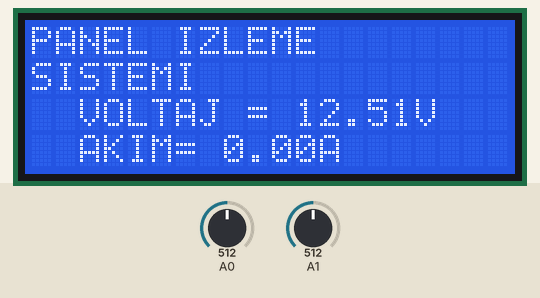
This sketch was run on a simulated Arduino Uno, built with avr-gcc and run on an emulated ATmega328P. On the bench: 20×4 character LCD. The test bench sets the inputs (shaded band); at power-on: A1 = 512, A0 = 512.

Above: at 1.2 s.
1.3 s: A1 set to 424
At 2.8 s:
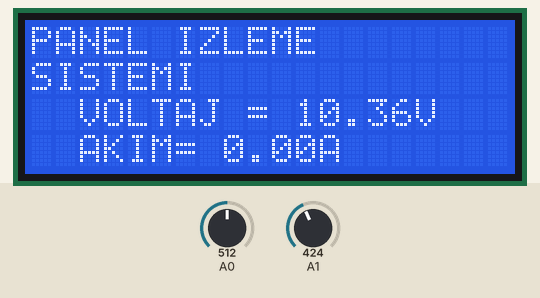
4.0 s: A1 set to 391
At 4.5 s:
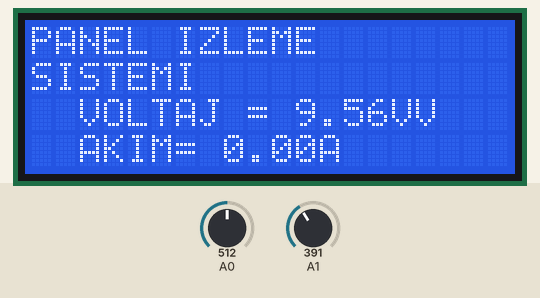
6.7 s: A0 set to 716
At 9.1 s:
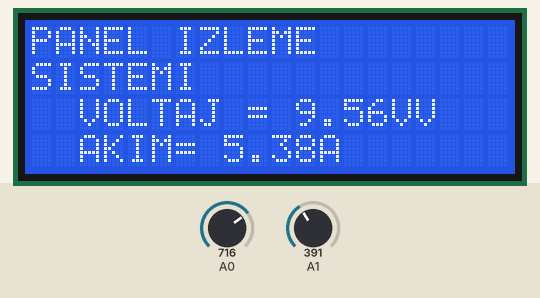
9.5 s: A0 set to 900
At 10.8 s:
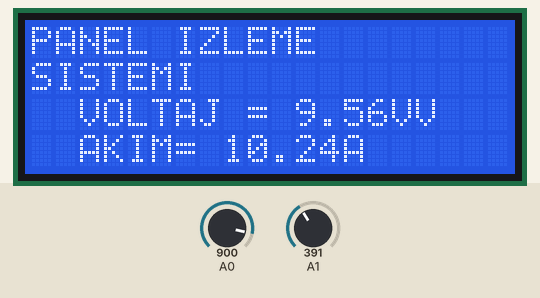
12.2 s: A0 set to 881
At 15.3 s:
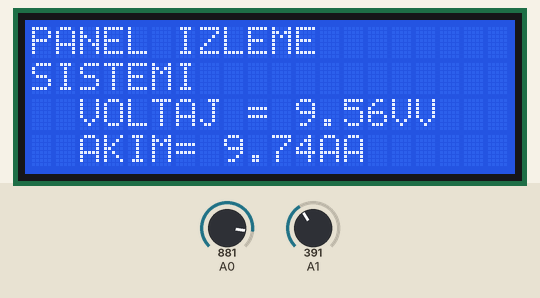
15.6 s: A1 set to 511
At 17.2 s:
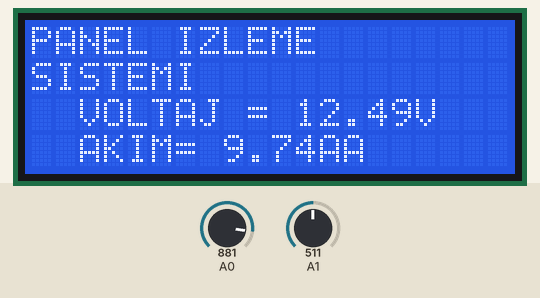
Timing chart, 0 to 18.7 s (numbered marks = the images above; inputs shaded):
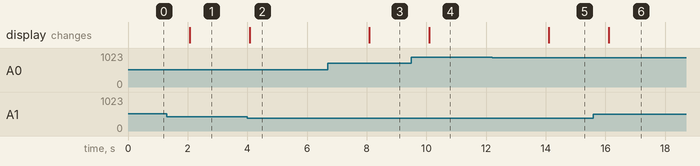

Measured:
- the behaviour switches between 409 and 408 on A1 (found by bisection; images 1 and 2)
- the behaviour switches between 891 and 890 on A0 (found by bisection; images 4 and 5)
- after the input at 1.3 s, the display: changes after 0.78 s (image 1)
- after the input at 4.0 s, the display: changes after 0.08 s (image 2)
- after the input at 6.7 s, the display: changes after 1.4 s (image 3)
- after the input at 9.5 s, the display: changes after 0.60 s (image 4)
- after the input at 12.2 s, the display: changes after 1.9 s (image 5)
- after the input at 15.6 s, the display: changes after 0.51 s (image 6)

The sketch:

Solar_Monitoring_Code.ino
```cpp
// include the library code:
#include <LiquidCrystal.h> //library for LCD

// initialize the library with the numbers of the interface pins
LiquidCrystal lcd(13, 12, 11, 10, 9, 8);

//Measuring Current Using ACS712
int sensitivity = 185; //  185 5A MODÜL İÇİN
int adcvalue= 0;
int offsetvoltage = 2500;  //Sensor Callibration
double Voltage = 0; //voltage measuring
double ecurrent = 0;// Current measuring

void setup()
{
  lcd.begin(20, 4); // set up the LCD's number of columns and rows:
  lcd.setCursor(0,0);

  lcd.print("PANEL IZLEME");
  lcd.setCursor(0,1);
  lcd.print("SISTEMI");
}

void loop()
{
  // Votage'ı ölçün ***********************************
  //analog pin A1'deki girişi okuyun:
  int sensorValue = analogRead(A1);
  // Analog okumayı (0 - 1023 arasında değişir) bir voltaja (0 - 5V) dönüştürün:
  float vol = (sensorValue * 5.0) / 1023.0;

  float voltage = vol * 5;
  lcd.setCursor(0,2);
  lcd.print("  VOLTAJ = ");
  lcd.print(voltage);
  lcd.print("V");

  // Akımı Ölç ***********************************
  adcvalue = analogRead(A0);//A0 analog pininden değerin okunması
  Voltage = (adcvalue / 1024.0) * 5000; // Size mV kazandırır
  ecurrent = ((Voltage - offsetvoltage) / sensitivity);
  lcd.setCursor(0,3);
  lcd.print("  AKIM= ");
  lcd.print(ecurrent);
  lcd.print("A"); //Ölçülecek akımın birimi
  delay(2000);
}
```
